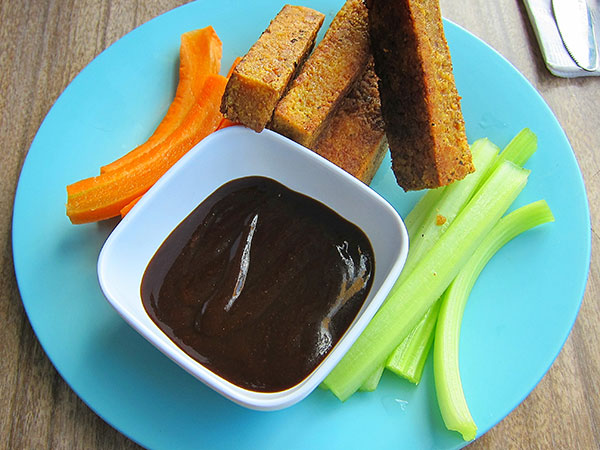
#> input picture test.png, 600 x 450 px
$ python quantize-palette.py
#> lines starting #> are read from the running program, lines starting #| are printed output that depends on the picture
from PIL import Image

def quantizetopalette(silf, palette, dither=False):

    silf.load()

    palette.load()
    if palette.mode != "P":
        raise ValueError("bad mode for palette image")
    if silf.mode != "RGB" and silf.mode != "L":
        raise ValueError(
            "only RGB or L mode images can be quantized to a palette"
            )
    im = silf.im.convert("P", 1 if dither else 0, palette.im)

    # Altro metodo
    silf.quantize(palette=palette)

    # retrocompatibilità per le 4.0 di pillow
    try:
        return silf._new(im)
    except AttributeError:
        return silf._makeself(im)

# polar light palette
palettedata = [46, 52, 64, 59, 66, 82, 67, 76, 94, 76, 86, 106]
palimage = Image.new('P', (16, 16))
#> palimage: PIL image 16x16 P; every value is 0
palimage.putpalette(palettedata * 64)
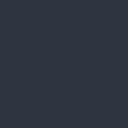
#> palimage: PIL image 16x16 P (shown 8 times larger); mean R, G, B 46, 52, 64
oldimage = Image.open("./test.png")
#> oldimage is the input picture: PIL image 600x450 RGB; mean R, G, B 126.3, 152.1, 134.7
newimage = quantizetopalette(oldimage, palimage, dither=False)
#> in quantizetopalette, `return silf._new(im)`:
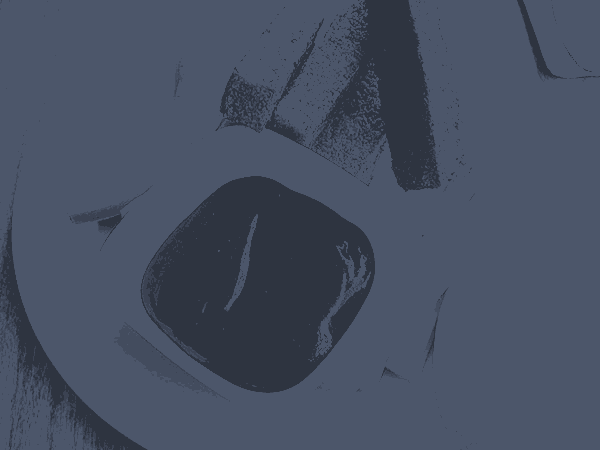
#> returned value: PIL image 600x450 P; mean R, G, B 69.8, 79, 97.3
newimage.save('wat.png')
